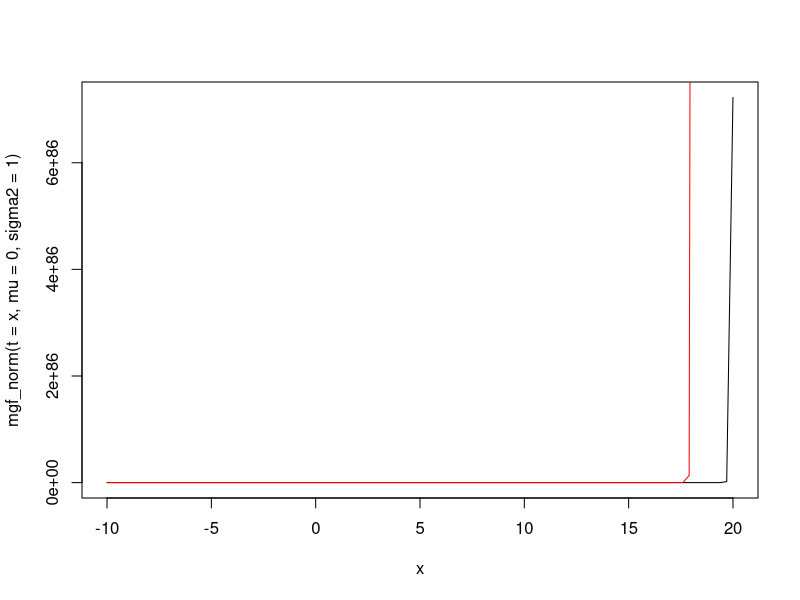

R code for this plot:

mgf_norm <- function(t, mu, sigma2){
  return(exp(mu * t + 1/2 * sigma2 * t^2))
}

curve(mgf_norm(t = x, mu = 0, sigma2 = 1), from = -10, to = 20)
curve(mgf_norm(t = x, mu = 2, sigma2 = 1), add = TRUE, col="red")
